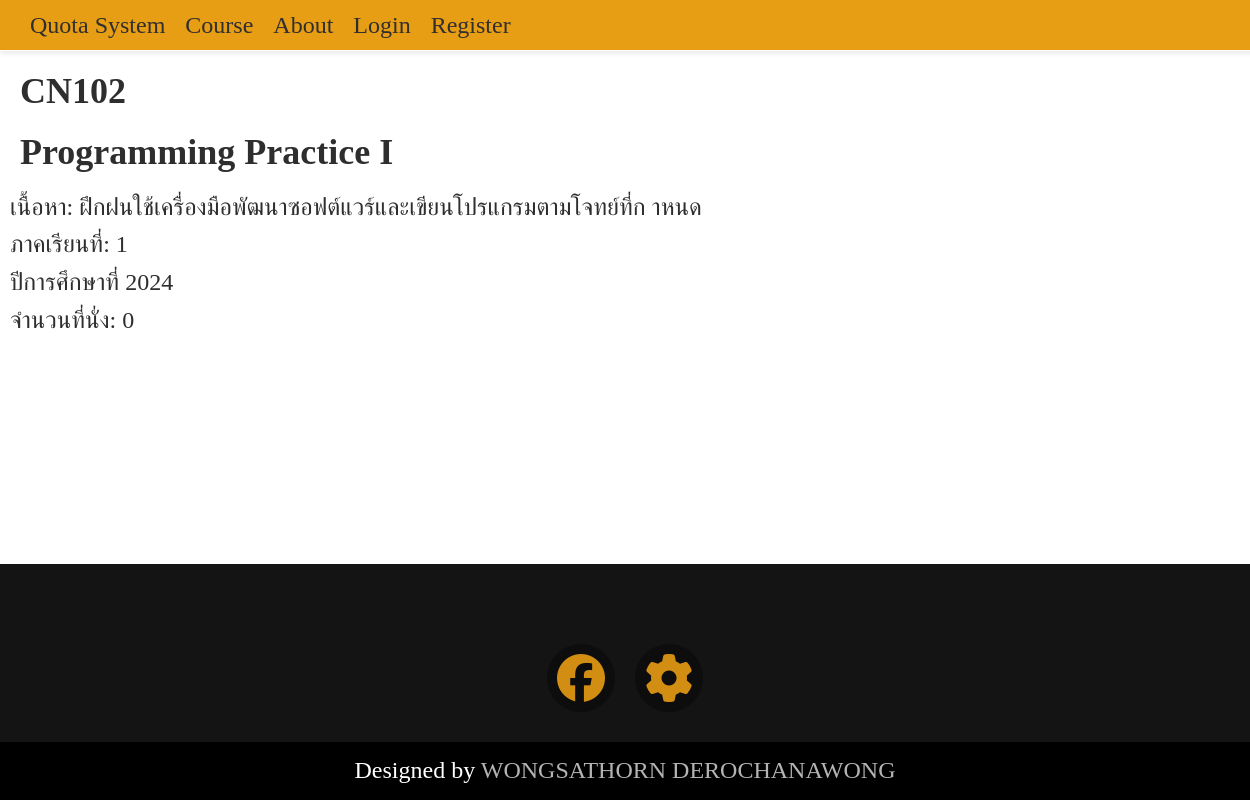
Before: /course/CN102/ with the older database file.
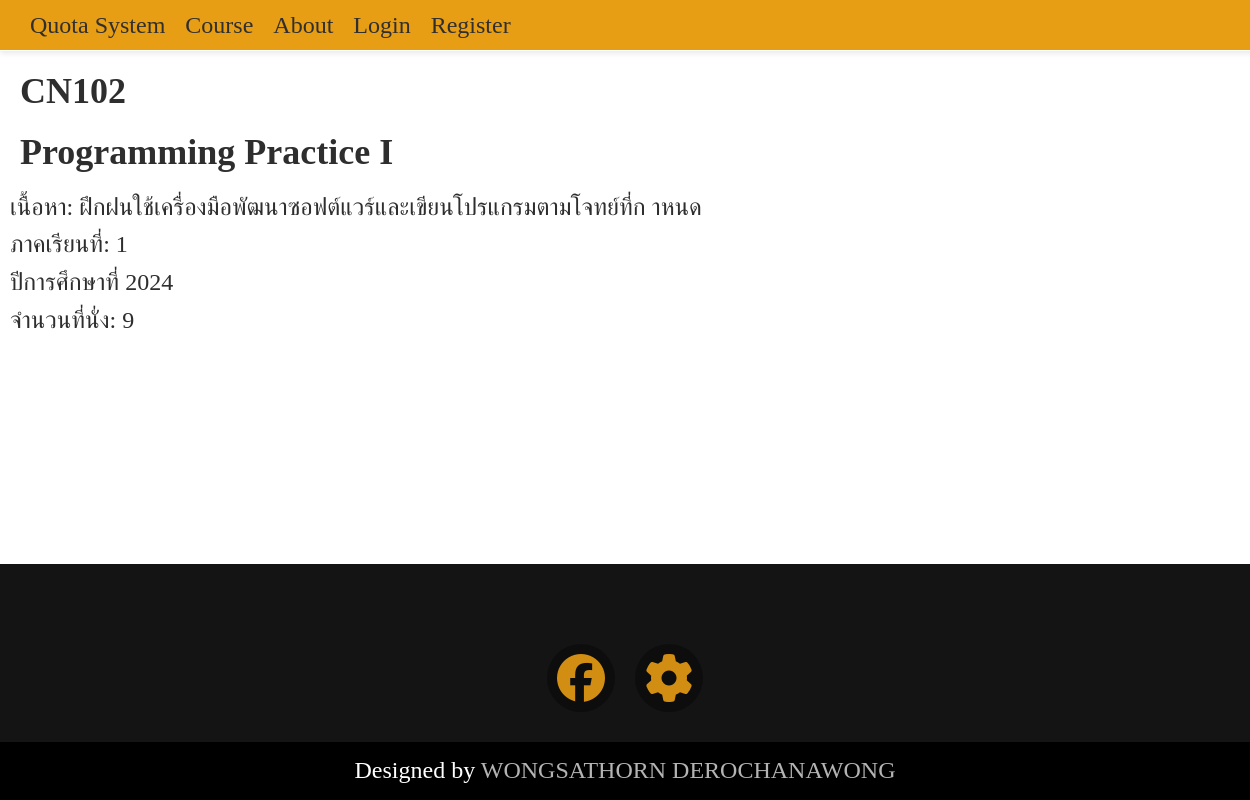
After: the same page with the newer database file.
### course/models.py (models this page shows, shortened)
class Course(models.Model):
    course_code = models.CharField(max_length=5)
    course_name = models.CharField(max_length=100)
    course_description = models.TextField(null=True)
    semester   = models.CharField(max_length=1)
    year = models.CharField(max_length=4)
    seat = models.IntegerField()
    seat_is_full = models.BooleanField(null=True)
    Users = models.ManyToManyField(settings.AUTH_USER_MODEL, through='CourseEnrollment', related_name='enrolled_courses', blank=True)

### course/views.py (the view)
# urls.py: path('course/<str:course_code>/', views.course_detail, name='course_detail'),
def course_detail(request, course_code):
    single_course = get_object_or_404(Course, course_code=course_code)
    return render(request, 'course/course_detail.html', context={'single_course': single_course})

### course/templates/course/course_detail.html (shortened to what this page needs)
{% extends 'course/components/base.html' %}
{% block content %}
    <h2>{{single_course.course_code}}</h2>
    <h2>{{single_course.course_name}}</h2>
    <p>เนื้อหา: {{single_course.course_description}}</p>
    <p>ภาคเรียนที่: {{single_course.semester}}</p>
    <p>ปีการศึกษาที่ {{single_course.year}}</p>
    <p>จำนวนที่นั่ง: {{single_course.seat}}</p>
{% endblock %}

Changed rows visible on the page:
changed Course "CN102": seat "0" → "9"
